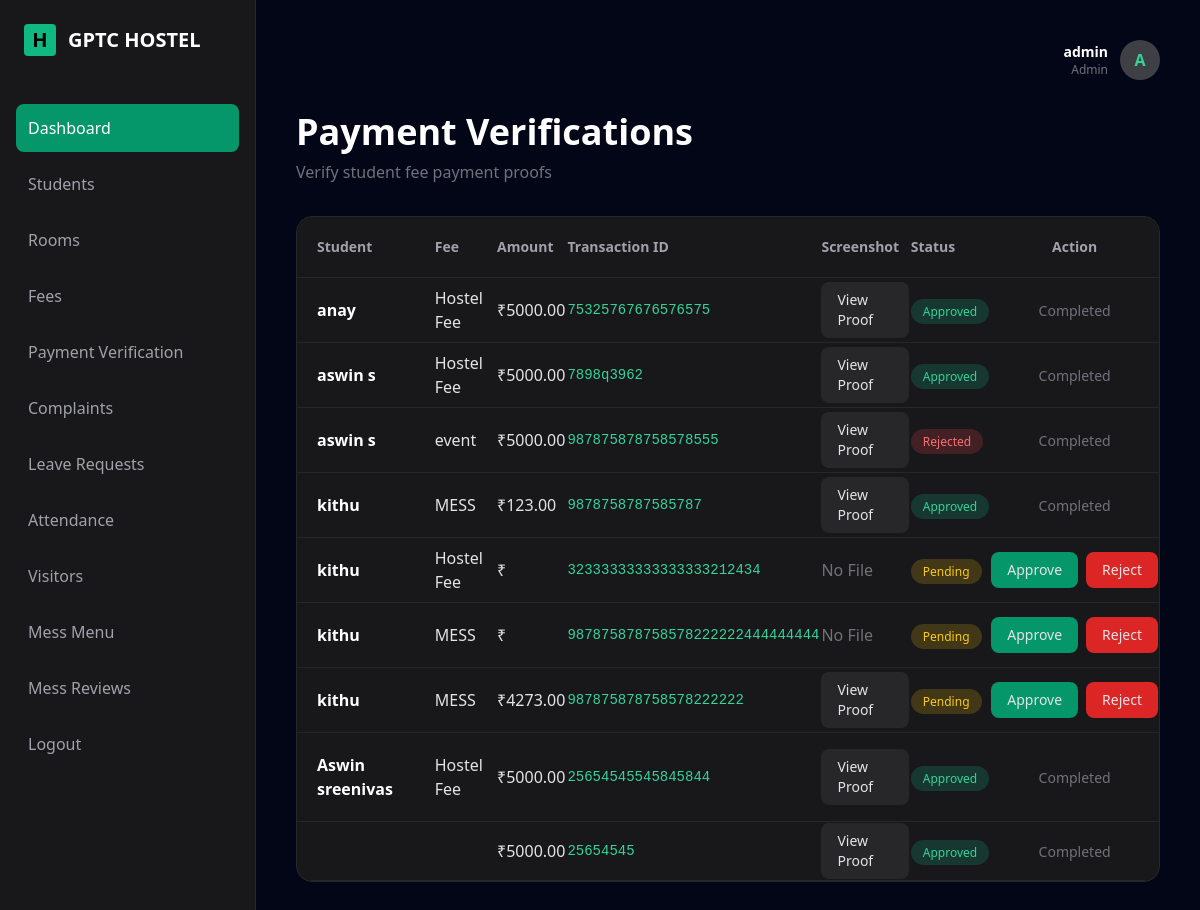
The page /admin/payment_verifications.php (signed in) on the database its author committed.
### tables this page shows
CREATE TABLE `fee_payments` (
  `payment_id` int(11) NOT NULL,
  `fee_id` int(11) DEFAULT NULL,
  `student_id` int(11) DEFAULT NULL,
  `amount_paid` decimal(10,2) DEFAULT NULL,
  `payment_method` enum('cash','upi','bank','card') DEFAULT NULL,
  `transaction_id` varchar(100) DEFAULT NULL,
  `payment_date` datetime DEFAULT NULL,
  `received_by` int(11) DEFAULT NULL,
  `remarks` text DEFAULT NULL,
  `created_at` timestamp NOT NULL DEFAULT current_timestamp(),
  `payment_screenshot` varchar(255) DEFAULT NULL,
  `verification_status` enum('pending','approved','rejected') DEFAULT 'pending',
  `verified_by` int(11) DEFAULT NULL,
  `verified_at` datetime DEFAULT NULL,
  `status` varchar(20) NOT NULL DEFAULT 'Active',
  `proof_image` varchar(255) DEFAULT NULL
);

CREATE TABLE `students` (
  `student_id` int(11) NOT NULL,
  `user_id` int(11) DEFAULT NULL,
  `parent_id` int(11) DEFAULT NULL,
  `admission_no` varchar(50) DEFAULT NULL,
  `full_name` varchar(100) DEFAULT NULL,
  `gender` enum('male','female','other') DEFAULT NULL,
  `dob` date DEFAULT NULL,
  `course` varchar(100) DEFAULT NULL,
  `department` varchar(100) DEFAULT NULL,
  `year` int(11) DEFAULT NULL,
  `phone` varchar(20) DEFAULT NULL,
  `email` varchar(100) DEFAULT NULL,
  `address` text DEFAULT NULL,
  `blood_group` varchar(10) DEFAULT NULL,
  `photo` varchar(255) DEFAULT NULL,
  `join_date` date DEFAULT NULL,
  `status` enum('active','left','suspended') DEFAULT 'active',
  `created_at` timestamp NOT NULL DEFAULT current_timestamp()
);

CREATE TABLE `fees` (
  `fee_id` int(11) NOT NULL,
  `student_id` int(11) DEFAULT NULL,
  `fee_type` varchar(100) DEFAULT NULL,
  `amount` decimal(10,2) DEFAULT NULL,
  `due_date` date DEFAULT NULL,
  `status` enum('pending','paid','partial','overdue') DEFAULT 'pending',
  `remarks` text DEFAULT NULL,
  `created_at` timestamp NOT NULL DEFAULT current_timestamp()
);

### admin/payment_verifications.php (the view, shortened to what this page needs)
<?php
$payments=mysqli_query($conn,"
SELECT fee_payments.*, students.full_name,
fees.fee_type
FROM fee_payments
LEFT JOIN students
ON fee_payments.student_id = students.student_id
LEFT JOIN fees
ON fee_payments.fee_id = fees.fee_id
ORDER BY fee_payments.payment_id DESC
");
?>
<!DOCTYPE html>
<html>
<head>
<script src="https://cdn.tailwindcss.com"></script>
</head>
<body class="text-zinc-200">
<div class="flex">
<?php include("layout/sidebar.php"); ?>
<div class="flex-1 p-10">
<?php include("layout/header.php"); ?>
<div class="flex justify-between items-center mb-8">
<div>
<h1 class="text-4xl font-bold text-white">
Payment Verifications
</h1>
<p class="text-zinc-500 mt-2">
Verify student fee payment proofs
</p>
</div>
</div>
<div class="card rounded-2xl overflow-hidden">
<table class="w-full text-left">
<thead class="bg-zinc-900 border-b border-zinc-800 text-zinc-400 text-sm">
<tr>
<th class="p-5">Student</th>
<th>Fee</th>
<th>Amount</th>
<th>Transaction ID</th>
<th>Screenshot</th>
<th>Status</th>
<th class="text-center">Action</th>
</tr>
</thead>
<tbody>
<?php if(mysqli_num_rows($payments)>0){ ?>
<?php while($row=mysqli_fetch_assoc($payments)){ ?>
<tr class="border-b border-zinc-800 hover:bg-zinc-900 transition">
<td class="p-5">
<div class="font-semibold text-white">
<?php echo $row['full_name']; ?>
</div>
</td>
<td>
<?php echo $row['fee_type']; ?>
</td>
<td>
₹<?php echo $row['amount_paid']; ?>
</td>
<td>
<div class="font-mono text-sm text-emerald-400">
<?php echo $row['transaction_id']; ?>
</div>
</td>
<td>
<?php if($row['payment_screenshot']!=""){ ?>
<a
href="../uploads/payments/<?php echo $row['payment_screenshot']; ?>"
target="_blank"
class="bg-zinc-800 hover:bg-zinc-700 px-4 py-2 rounded-lg text-sm inline-block">
View Proof
</a>
<?php } else { ?>
<span class="text-zinc-500">
No File
</span>
<?php } ?>
</td>
<td>
<?php if($row['verification_status']=="pending"){ ?>
<span class="bg-yellow-500/20 text-yellow-400 px-3 py-1 rounded-full text-xs">
Pending
</span>
<?php } ?>
<?php if($row['verification_status']=="approved"){ ?>
<span class="bg-emerald-500/20 text-emerald-400 px-3 py-1 rounded-full text-xs">
Approved
</span>
<?php } ?>
<?php if($row['verification_status']=="rejected"){ ?>
<span class="bg-red-500/20 text-red-400 px-3 py-1 rounded-full text-xs">
Rejected
</span>
<?php } ?>
</td>
<td class="text-center">
<?php if($row['verification_status']=="pending"){ ?>
<div class="flex justify-center gap-2">
<a
href="?approve=<?php echo $row['payment_id']; ?>"
class="bg-emerald-600 hover:bg-emerald-500 px-4 py-2 rounded-lg text-sm transition">
Approve
</a>
<a
href="?reject=<?php echo $row['payment_id']; ?>"
class="bg-red-600 hover:bg-red-500 px-4 py-2 rounded-lg text-sm transition">
Reject
</a>
</div>
<?php } else { ?>
<span class="text-zinc-500 text-sm">
Completed
</span>
<?php } ?>
</td>
</tr>
<?php } ?>
<?php } ?>
</tbody>
</table>
</div>
</div>
</div>
</body>
</html>

### admin/payment_verifications.php (style rules this page uses)
body { background:#020617; font-family:system-ui; }
.card { background:#18181b; border:1px solid #27272a; }

### rows shown on the page
fee_payments: student.full_name "anay", fee.fee_type "Hostel Fee", amount_paid "5000.00", transaction "75325767676576575", verification_status "Approved"
fee_payments: student.full_name "aswin s", fee.fee_type "Hostel Fee", amount_paid "5000.00", transaction "7898q3962", verification_status "Approved"
fee_payments: student.full_name "aswin s", fee.fee_type "event", amount_paid "5000.00", transaction "987875878758578555", verification_status "Rejected"
fee_payments: student.full_name "kithu", fee.fee_type "MESS", amount_paid "123.00", transaction "9878758787585787", verification_status "Approved"
fee_payments: student.full_name "kithu", fee.fee_type "Hostel Fee", transaction "32333333333333333212434", shows "No File", verification_status "Pending"
fee_payments: student.full_name "kithu", fee.fee_type "MESS", transaction "987875878758578222222444444444", shows "No File", verification_status "Pending"
fee_payments: student.full_name "kithu", fee.fee_type "MESS", amount_paid "4273.00", transaction "987875878758578222222", verification_status "Pending"
fee_payments: student.full_name "Aswin sreenivas", fee.fee_type "Hostel Fee", amount_paid "5000.00", transaction "25654545545845844", verification_status "Approved"
fee_payments: amount_paid "5000.00", transaction "25654545", verification_status "Approved"

### other values the page prints
$_SESSION['username'] "admin"
